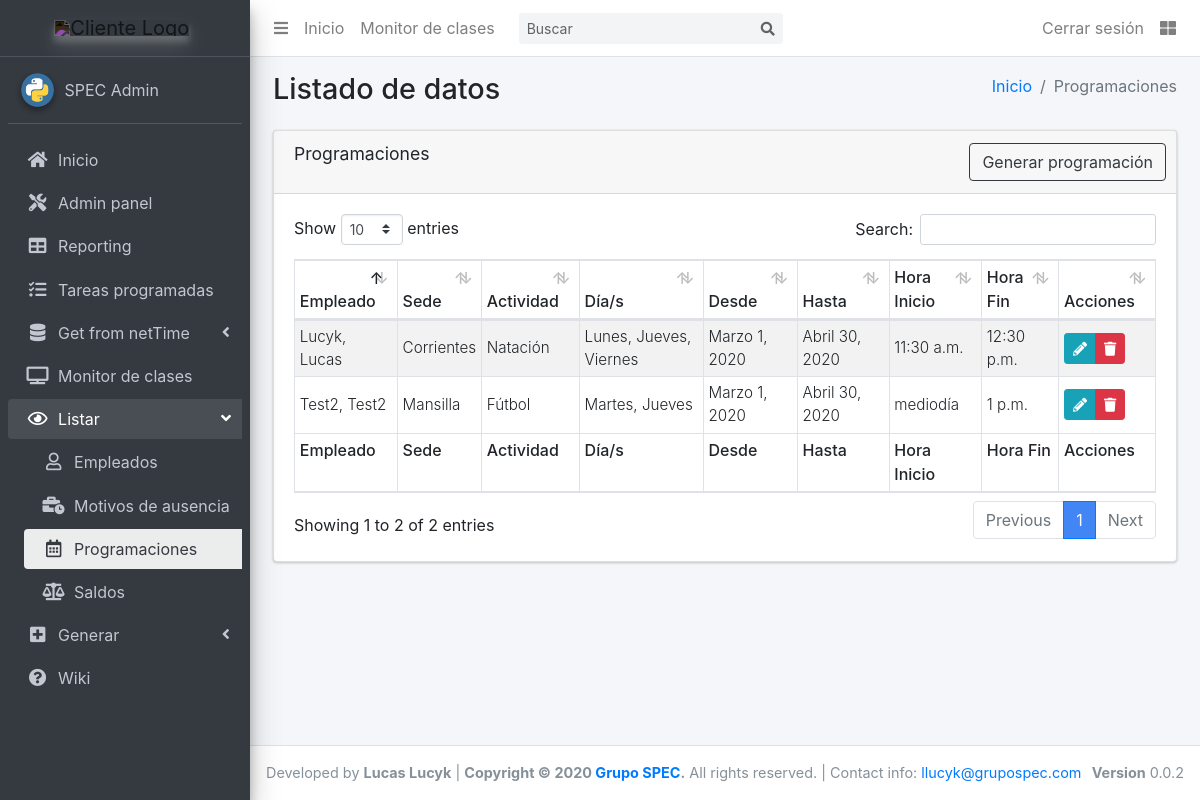
The page /list/programaciones/ (signed in) on the database its author committed.
### scg_app/models.py (models this page shows, shortened)
class Recurrencia(models.Model):
    fecha_desde = models.DateField(default=timezone.now)
    fecha_hasta = models.DateField(blank=True)
    horario_desde = models.TimeField(default=timezone.now)
    horario_hasta = models.TimeField(blank=True)
    empleado = models.ForeignKey('Empleado', on_delete=models.SET(''), null=True)
    actividad = models.ForeignKey('Actividad', on_delete=models.SET(''), null=True)
    sede = models.ForeignKey('Sede', on_delete=models.SET(''), null=True)
    weekdays = MultiSelectField('Días de la semana', choices=settings.DIA_SEMANA_CHOICES, null=True, blank=True)
    def get_dias_str(self):
        return ', '.join(utils.get_dia_display(*self.weekdays))
    get_dias_str.short_description = "Días"
    def get_edit_url(self):
        return reverse('programacion_update', kwargs={"pk": self.id})
    def get_delete_url(self):
        return reverse('confirm_delete',
            kwargs={"model":self.__class__.__name__, "pk":self.id}
        )
    class Meta:
        verbose_name = "Recurrencia"
        verbose_name_plural = "Recurrencias"
        get_latest_by = "id"

class Empleado(models.Model):
    id_netTime = models.PositiveIntegerField(default=0,
        validators=[MinValueValidator(1)],
        unique=True,
        help_text="Para matchear marcajes e importaciones"
    )
    apellido = models.CharField(max_length=20)
    nombre = models.CharField(max_length=20)
    dni = models.CharField(max_length=8, unique=True)
    legajo = models.CharField(max_length=10, null=True, blank=True)
    empresa = models.CharField(max_length=10, null=True, blank=True)
    tipo = models.ForeignKey('TipoContrato', on_delete=models.CASCADE, null=True, blank=True)
    liquidacion = models.ForeignKey('TipoLiquidacion', on_delete=models.CASCADE, null=True, blank=True)
    escala = models.ManyToManyField('Escala')
    def __str__(self):
        return f'{self.apellido}, {self.nombre}' if {self.nombre} else f'{self.apellido}'
    class Meta:
        verbose_name = "Empleado"
        verbose_name_plural = "Empleados"
        get_latest_by = "id"

class Sede(models.Model):
    id_netTime = models.PositiveIntegerField(default=0,
        validators=[MinValueValidator(1)],
        unique=True,
        help_text="Para matchear marcajes e importaciones"
    )
    nombre = models.CharField(max_length=40)
    tipo = models.CharField(max_length=30, default="Física", blank=True)
    class Meta:
        verbose_name = "Sede"
        verbose_name_plural = "Sedes"
        get_latest_by = "id"

class Actividad(models.Model):
    nombre = models.CharField(max_length=100)
    grupo = models.ForeignKey('GrupoActividad', on_delete=models.SET(''), null=True, blank=True)
    class Meta:
        verbose_name = "Actividad"
        verbose_name_plural = "Actividades"
        get_latest_by = "id"

### scg_app/views.py (the view)
# urls.py: path('list/programaciones/', views.RecurrenciasList.as_view(), name='programaciones_view'),
class RecurrenciasList(LoginRequiredMixin, ListView):
    model = Recurrencia
    template_name = 'apps/scg_app/list/programaciones.html'
    context_object_name = 'programaciones_list'
    ordering = ['-fecha_desde', '-horario_desde', 'actividad__nombre']

### scg_app/utils.py (called while the page is built)
def get_dia_display(*args):
    to_dict = dict(settings.DIA_SEMANA_CHOICES)
    return [to_dict.get(str(char)) for char in args]

### templates/apps/scg_app/list/programaciones.html
{% extends "apps/scg_app/list/base.html" %}
{% block active_ver_program %} active {% endblock %}
{% block route %}
  <li class="breadcrumb-item"><a href="{% url 'index' %}">Inicio</a></li>
  <li class="breadcrumb-item active">Programaciones</li>
{% endblock route %}
{% block tableName %}Programaciones{% endblock %}
{% block generar_btn %}
  <a href="{% url 'programar' %}" class="btn btn-outline-dark">Generar programaci&oacute;n</a>
{% endblock %}
{% block tableHeaders %}
  <tr>
    <th>Empleado</th>
    <th>Sede</th>
    <th>Actividad</th>
    <th>D&iacute;a/s</th>
    <th>Desde</th>
    <th>Hasta</th>
    <th>Hora Inicio</th>
    <th>Hora Fin</th>
    <th>Acciones</th>
  </tr>
{% endblock %}
{% block tableBody %}
  {% for programacion in programaciones_list %}
    <tr>
      <td class="align-middle">{{programacion.empleado|capfirst}}</td>
      <td class="align-middle">{{programacion.sede.nombre|capfirst}}</td>
      <td class="align-middle">{{programacion.actividad.nombre|capfirst}}</td>
      <td class="align-middle">{{programacion.get_dias_str}}</td>
      <td class="align-middle">{{programacion.fecha_desde}}</td>
      <td class="align-middle">{{programacion.fecha_hasta}}</td>
      <td class="align-middle">{{programacion.horario_desde}}</td>
      <td class="align-middle">{{programacion.horario_hasta}}</td>
      <td class="py-0 align-middle">
        <div class="btn-group btn-group-sm">
          <a href="{{ programacion.get_edit_url|safe }}" class="btn btn-info"><i class="fas fa-pencil-alt"></i></a>
          <a href="{{ programacion.get_delete_url|safe }}" class="btn btn-danger"><i class="fas fa-trash"></i></a>
        </div>
      </td>
    </tr>
  {% endfor %}
{% endblock %}
{% block tableFooter %}
  <tr>
    <th>Empleado</th>
    <th>Sede</th>
    <th>Actividad</th>
    <th>D&iacute;a/s</th>
    <th>Desde</th>
    <th>Hasta</th>
    <th>Hora Inicio</th>
    <th>Hora Fin</th>
    <th>Acciones</th>
  </tr>
{% endblock %}

### templates/base_template.html (shortened to what this page needs)
<!DOCTYPE html>
<html lang="es">
<head>
  {% load static %}
  <link rel="stylesheet" href="{%  static 'css/main.css' %}">
  <link rel="stylesheet" href="https://code.ionicframework.com/ionicons/2.0.1/css/ionicons.min.css">
  <link rel="stylesheet" href="{%  static 'dist/css/adminlte.min.css' %}">
  <link rel="stylesheet" href="https://cdnjs.cloudflare.com/ajax/libs/Chart.js/2.8.0/Chart.min.css" />
  <link rel="stylesheet" href="https://stackpath.bootstrapcdn.com/bootstrap/4.4.1/css/bootstrap.min.css">
  {% if 1 == 1 %}
    <link rel="stylesheet" href="https://use.fontawesome.com/releases/v5.8.2/css/all.css">
  {% else %}
    <link rel="stylesheet" href="{%  static 'plugins/fontawesome-free/css/all.min.css' %}">
  {% endif %}
  {% block extra_css %}
  {% endblock %}
</head>
<body class="hold-transition sidebar-mini">
<div class="wrapper">
  <nav class="main-header navbar navbar-expand navbar-white navbar-light">
    <ul class="navbar-nav">
      <li class="nav-item">
        <a class="nav-link" data-widget="pushmenu" href="#" role="button"><i class="fas fa-bars"></i></a>
      </li>
      <li class="nav-item d-none d-sm-inline-block">
        <a href="{% url 'index' %}" class="nav-link">Inicio</a>
      </li>
      <li class="nav-item d-none d-sm-inline-block">
        <a href="{% url 'clases_view'%}" class="nav-link">Monitor de clases</a>
      </li>
    </ul>
    <form class="form-inline ml-3">
      <div class="input-group input-group-sm">
        <input class="form-control form-control-navbar" type="search" placeholder="Buscar" aria-label="Buscar">
        <div class="input-group-append">
          <button class="btn btn-navbar" type="submit">
            <i class="fas fa-search"></i>
          </button>
        </div>
      </div>
    </form>
    <ul class="navbar-nav ml-auto">
      {% if user.is_authenticated %}
        <li class="nav-item">
          <a class="nav-link" href="{% url 'logout'%}?next={{request.path}}">
          Cerrar sesi&oacute;n
          </a>
        </li>
      {% endif %}
      <li class="nav-item">
        <a class="nav-link" data-widget="control-sidebar" data-slide="true" href="#" role="button">
          <i class="fas fa-th-large"></i>
        </a>
      </li>
    </ul>
  </nav>
  <aside class="main-sidebar sidebar-dark-primary elevation-4">
    <a id="logo-big" href="{% url 'index' %}" class="brand-link text-center" style="display:none;">
      <img src="https://megatlon.com/megatlon/images/megatlon.svg"
           alt="Cliente Logo"
           class="brand-image elevation-3 invert-color img-center"
           style="opacity: .8;">
      <span class="brand-text font-weight-light">&nbsp;</span>
    </a>
    <div class="sidebar">
      <div class="user-panel mt-3 pb-3 mb-3 d-flex">
        <div class="image">
          <img src="{% static 'img/python.png' %}" class="img-circle elevation-2" alt="User Image">
        </div>
        <div class="info">
          <a href="#" class="d-block">{{ user.last_name }} {{ user.first_name }}</a>
        </div>
      </div>
      <nav class="mt-2">
        <ul class="nav nav-pills nav-sidebar flex-column nav-child-indent" data-widget="treeview" role="menu" data-accordion="false">
          <li class="nav-item">
            <a href="{% url 'index' %}" class="nav-link {% block active_home %}{% endblock %}">
              <i class="nav-icon fas fa-home"></i>
              <p>Inicio</p>
            </a>
          </li>
          {% if user.is_superuser %}
            <li class="nav-item">
              <a href="/admin/" class="nav-link">
                <i class="nav-icon fas fa-tools"></i>
                <p>Admin panel</p>
              </a>
            </li>
            <li class="nav-item">
              <a href="/report_builder/" class="nav-link">
                <i class="nav-icon fas fa-table"></i>
                <p>Reporting</p>
              </a>
            </li>
            <li class="nav-item">
              <a href="{% url 'tasks_management' %}" class="nav-link {% block active_tareas %}{% endblock %}">
                <i class="nav-icon fas fa-tasks"></i>
                <p>Tareas programadas</p>
              </a>
            </li>
            <li class="nav-item has-treeview">
              <a href="#" class="nav-link">
                <i class="nav-icon fas fa-database"></i>
                <p>
                  Get from netTime
                  <i class="right fas fa-angle-left"></i>
                </p>
              </a>
            </li>
          {% endif %}
          <li class="nav-item">
            <a href="{% url 'clases_view'%}" class="nav-link {% block active_monitor %}{% endblock %}">
              <i class="nav-icon fas fa-tv"></i>
              <p>Monitor de clases</p>
            </a>
          </li>
          <li class="nav-item has-treeview {% block open_ver %}{% endblock %}">
            <a href="#" class="nav-link">
              <i class="nav-icon far fa-eye"></i>
              <p>
                Listar
                <i class="fas fa-angle-left right"></i>
              </p>
            </a>
            <ul class="nav nav-treeview">
              <li class="nav-item">
                <a href="{% url 'empleados_view'%}" class="nav-link {% block active_ver_empleados %}{% endblock %}">
                  <i class="far fa-user nav-icon"></i>
                  <p>Empleados</p>
                </a>
              </li>
              <li class="nav-item">
                <a href="{% url 'motivos_ausencia_view'%}" class="nav-link {% block active_ver_mot_aus %}{% endblock %}">
                  <i class="fas fa-business-time nav-icon"></i>
                  <p>Motivos de ausencia</p>
                </a>
              </li>
              <li class="nav-item">
                <a href="{% url 'programaciones_view'%}" class="nav-link {% block active_ver_program %}{% endblock %}">
                  <i class="far fa-calendar-alt nav-icon"></i>
                  <p>Programaciones</p>
                </a>
              </li>
              <li class="nav-item">
                <a href="{% url 'saldos_view'%}" class="nav-link {% block active_ver_saldos %}{% endblock %}">
                  <i class="fas fa-balance-scale nav-icon"></i>
                  <p>Saldos</p>
                </a>
              </li>
            </ul>
          </li>
          <li class="nav-item has-treeview {% block open_crear %}{% endblock %}">
            <a href="#" class="nav-link">
              <i class="nav-icon fas fa-plus-square"></i>
              <p>
                Generar
                <i class="right fas fa-angle-left"></i>
              </p>
            </a>
          </li>
          <li class="nav-item">
            <a href="{% url 'wiki'%}" class="nav-link {% block active_wiki %}{% endblock %}">
              <i class="nav-icon fas fa-question-circle"></i>
              <p>Wiki</p>
            </a>
          </li>
        </ul>
      </nav>
    </div>
  </aside>
  <div class="content-wrapper">
    <section class="content-header">
      <div class="container-fluid">
        <div class="row mb-2">
          <div class="col-sm-6">
            <h1>{% block namepage %}Inicio{% endblock %}</h1>
          </div>
          <div class="col-sm-6">
            <ol class="breadcrumb float-sm-right">
              {% block route %}{% endblock %}
            </ol>
          </div>
        </div>
      </div>
    </section>
    <section class="content">
      <div class="container-fluid">
        {% block content %}{% endblock %}
      </div>
    </section>
  </div>
  <footer class="main-footer">
    <div class="float-right d-none d-sm-block">
      <b>Version</b> 0.0.2
    </div>
    Developed by <strong>Lucas Lucyk</strong> |
    <strong>Copyright &copy; 2020 <a href="https://grupospec.com/es/">Grupo SPEC</a>.</strong> All rights
    reserved.
    | Contact info: <a href="mailto:llucyk@grupospec.com">llucyk@grupospec.com</a>
  </footer>
</div>
</body>
</html>

### static/css/main.css (style rules this page uses)
footer { font-size: .9rem; }
table td { font-size: .95rem; font-weight: 300; }
table th { font-size: 1rem; font-weight: 500; }
.invert-color { -webkit-filter: invert(1); filter: invert(1); }
.img-center { float: none !important; }

### rows shown on the page
Recurrencia: empleado "Test2, Test2", sede.nombre "Mansilla", actividad.nombre "Fútbol", get_dias_str "Martes, Jueves", fecha_desde "Marzo 1, 2020", fecha_hasta "Abril 30, 2020", horario_desde "mediodía", horario_hasta "1 p.m."
Recurrencia: empleado "Lucyk, Lucas", sede.nombre "Corrientes", actividad.nombre "Natación", get_dias_str "Lunes, Jueves, Viernes", fecha_desde "Marzo 1, 2020", fecha_hasta "Abril 30, 2020", horario_desde "11:30 a.m.", horario_hasta "12:30 p.m."

### other values the page prints
{{ user.last_name }} "SPEC"
{{ user.first_name }} "Admin"
